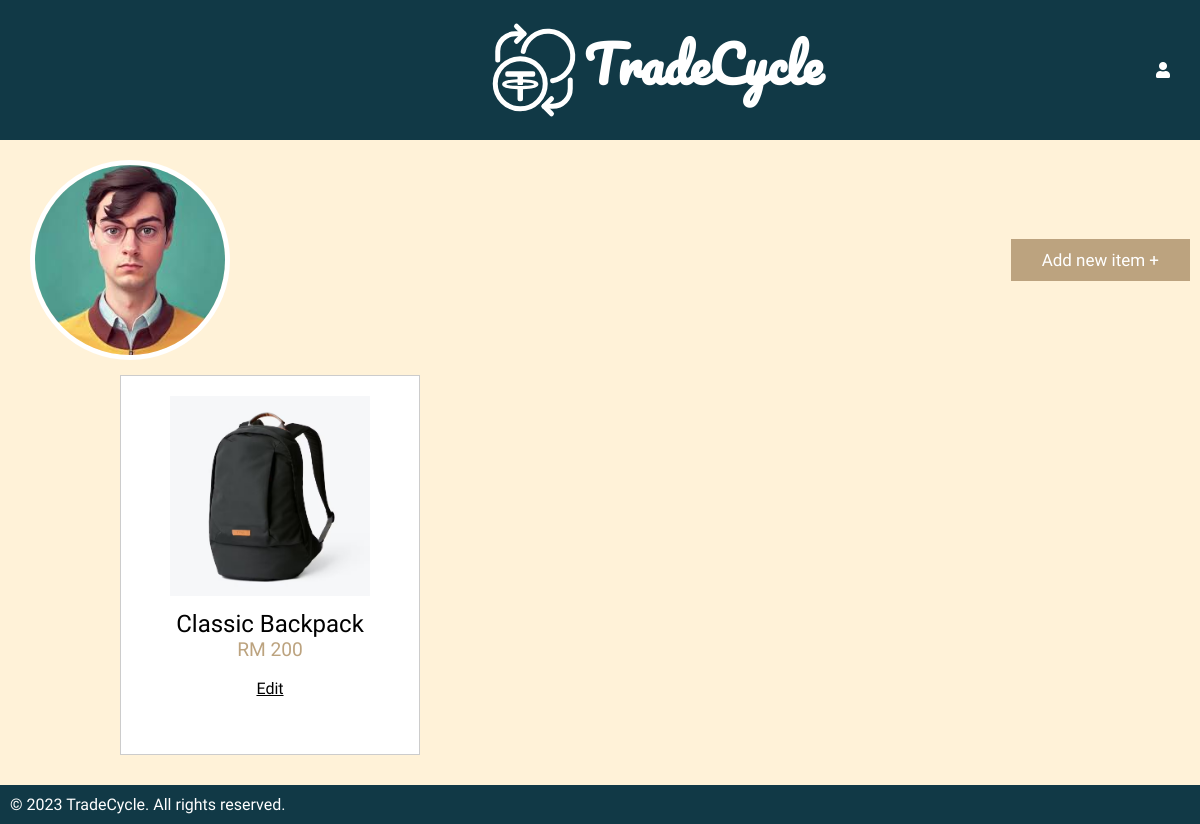
/user_profile.php (signed in), run on the app's committed database.
### tables this page shows
CREATE TABLE `tbl_items` (
  `item_id` int(5) NOT NULL,
  `user_id` int(5) NOT NULL,
  `item_name` varchar(50) NOT NULL,
  `item_category` varchar(50) NOT NULL,
  `item_price` decimal(10,0) NOT NULL,
  `item_quantity` int(4) NOT NULL,
  `item_desc` varchar(255) NOT NULL,
  `item_location` varchar(50) NOT NULL,
  `item_pickup` varchar(20) NOT NULL,
  `image1_path` varchar(30) NOT NULL,
  `image2_path` varchar(30) NOT NULL,
  `image3_path` varchar(30) NOT NULL
);

### user_profile.php (the view, shortened to what this page needs)
<?php
include 'dbconnect.php';
$userID = $_SESSION['user_id'];
$stmtItems = $pdo->prepare("SELECT item_id, item_name, item_price, item_category, image1_path FROM tbl_items WHERE user_id = :user_id");
$stmtItems->bindParam(':user_id', $userID, PDO::PARAM_INT);
$stmtItems->execute();
$items = $stmtItems->fetchAll(PDO::FETCH_ASSOC);
?>
<!DOCTYPE html>
<html lang="en">
<head>
    <link rel="stylesheet" href="style.css">
    <link rel="stylesheet" href="responsive.css">
    <link rel="stylesheet" href="https://cdnjs.cloudflare.com/ajax/libs/font-awesome/5.15.4/css/all.min.css">
</head>
<body class="body-profile">
    <header>
          <div class="logo-container">
            <img src="icons/logo.svg">
            <h1>TradeCycle</h1>
          </div>
          <div class="username-icon-container">
            <div class="dropdown">
                <button class="dropbtn">
                    <i class="fas fa-user"></i>
                </button>
            </div>
        </div>
      </header>
      <div class="user-button-container">
        <div class="user-info">
          <img src="icons/images.jpeg" alt="User avatar" class="avatar">
        </div>
          <a href="add_item.html" class="add-item-button">Add new item +</a>
        </div>
      <div class="wrapper-container">
      <div class="item-container">
      <?php
            foreach ($items as $item) {
                echo "<div class='grid-item' data-category='{$item['item_category']}' data-price='{$item['item_price']}'>";
                echo "<img src='{$item['image1_path']}' alt='Item Image' />";
                echo "<h3>{$item['item_name']}</h3>";
                echo "<p id='mainPrice'>RM {$item['item_price']}</p>";
                echo "<button onclick=\"location.href = 'edit_item.php?item_id={$item['item_id']}';\" class='editBtn'>Edit</button>";
                echo "</div>";
            }
        ?>
        </div>
      </div>
  <footer>
    <p>&copy; 2023 TradeCycle. All rights reserved.</p>
  </footer>
</body>
</html>

### style.css (style rules this page uses)
* { margin: 0; padding: 0; box-sizing: border-box; font-family: 'Plus Jakarta Sans', sans-serif; }
.body-profile { font-family: sans-serif; margin: 0; padding: 0; background-color: #fff2d8; }
header { background-color: #113946; color: #fff; padding: 20px; display: flex; justify-content: space-between; align-items: center; width: 100%; top: 0; }
header h1 { font-family: 'Pacifico', cursive; font-size: 50px; }
header img { height: 100px; width: 100px; }
.logo-container { display: flex; justify-content: center; margin-left: 40%; }
.dropdown { display: inline-block; }
.dropbtn { background-color: transparent; color: #fff; font-size: 16px; border: none; cursor: pointer; padding: 10px; display: flex; justify-content: space-between; }
.avatar { width: 200px; height: 200px; border-radius: 50%; border: 5px solid white; margin-left: 30px; margin-top: 20px; }
.user-button-container { display: flex; align-items: center; justify-content: space-between; }
.add-item-button { background-color: #bca37f; color: #fff; padding: 10px 30px; border: 1px solid #bca37f; border-radius: 0px; cursor: pointer; font-size: 17px; font-weight: 100; margin-top: 20px; margin-right: 10px; text-decoration: none; display: inline-block; }
.user-info { display: flex; align-items: center; margin-right: 10px; }
.item-container { display: grid; grid-template-columns: repeat(auto-fill, minmax(300px, 1fr)); gap: 30px; width: 80%; margin: 0 auto; border-radius: 20px; margin-top: 15px; padding-bottom: 30px; }
.wrapper-container { height: 100%; }
footer { bottom: 0; left: 0; width: 100%; background-color: #113946; color: #fff; display: flex; justify-content: space-between; align-items: center; }
.grid-item .editBtn { width: 125px; background: transparent; color: #000000; border: none; text-decoration: underline; border-radius: 3px; padding: 8px 5px; font-size: 16px; font-weight: 200; cursor: pointer; margin: 10px auto 0; }
.username-icon-container { display: flex; flex-direction: row; align-items: center; }
.grid-item { background-color: #fff; padding: 20px; text-align: center; border: 1px solid #ccc; height: 380px; }
.grid-item img { width: 100%; height: 100%; max-width: 200px; max-height: 200px; object-fit: cover; }
.grid-item h3 { font-weight: 500; font-size: 1.5rem; margin-top: 10px; }
#mainPrice { color: #bca37f; font-weight: 200; font-size: 1.2rem; }
body { margin: 0; padding: 0; overflow-y: auto; }
footer { text-align: center; padding: 10px; width: 100%; flex-shrink: 0; }

### data on the page
tbl_items: image1_path (picture), item_name "Classic Backpack", item_price "200"
